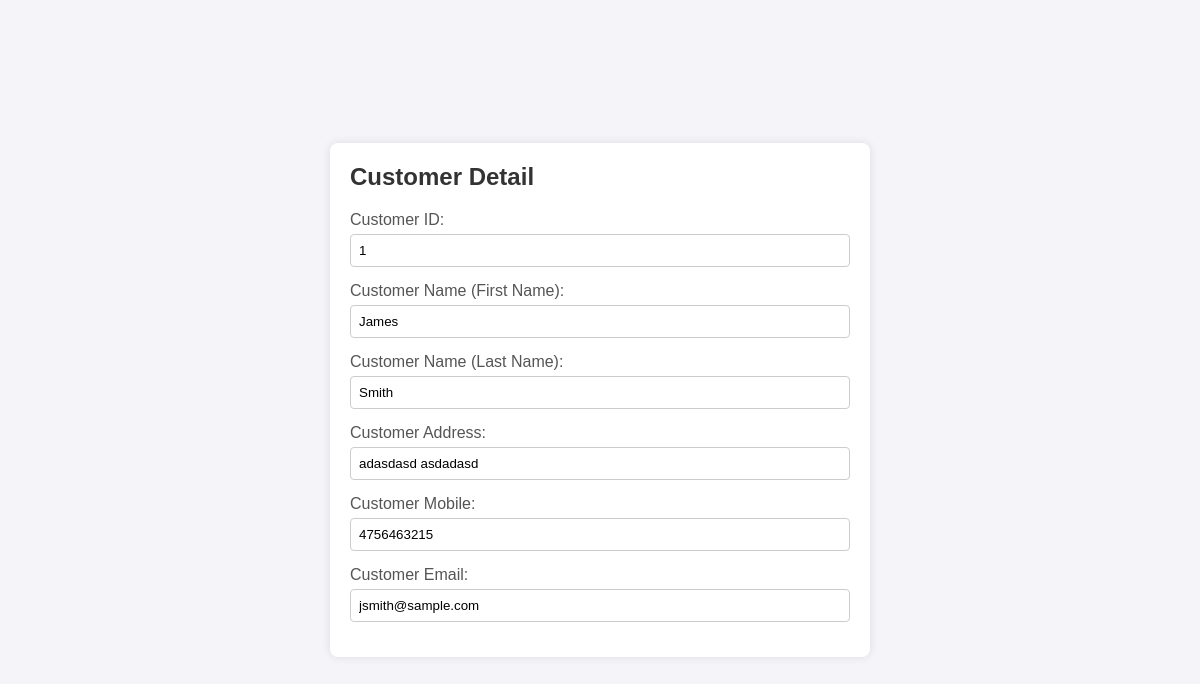
The page /admin/manage_customer.php?id=1 on the database its author committed.
### tables this page shows
CREATE TABLE `user_info` (
  `user_id` int(10) NOT NULL,
  `first_name` varchar(100) NOT NULL,
  `last_name` varchar(100) NOT NULL,
  `email` varchar(300) NOT NULL,
  `password` varchar(300) NOT NULL,
  `mobile` varchar(10) NOT NULL,
  `address` varchar(300) NOT NULL
);

### admin/manage_customer.php (the view, shortened to what this page needs)
<?php
include 'db_connect.php';
if (isset($_GET['id']) && is_numeric($_GET['id'])) {
    $customerid = $_GET['id'];
    $stmt = $conn->prepare("SELECT * FROM user_info WHERE user_id = ?");
    $stmt->bind_param("i", $customerid);
    $stmt->execute();
    $result = $stmt->get_result();
    if ($result->num_rows > 0) {
        $row = $result->fetch_assoc();
?>
<!DOCTYPE html>
<html>
<head>
</head>
<body>
    <div class="container">
        <h2>Customer Detail</h2>
        <form method="post" action="update_customer.php">
            <div>
                <label>Customer ID:</label>
                <input type="text" name="customer_id" value="<?php echo ($row['user_id']); ?>" readonly>
            </div>
            <div>
                <label>Customer Name (First Name):</label>
                <input type="text" name="first_name" value="<?php echo ($row['first_name']); ?>" required>
            </div>
            <div>
                <label>Customer Name (Last Name):</label>
                <input type="text" name="last_name" value="<?php echo ($row['last_name']); ?>" required>
            </div>
            <div>
                <label>Customer Address:</label>
                <input type="text" name="customer_address" value="<?php echo ($row['address']); ?>" required>
            </div>
            <div>
                <label>Customer Mobile:</label>
                <input type="text" name="customer_mobile" value="<?php echo ($row['mobile']); ?>" pattern="[0-9]{6,10}" required>
            </div>
            <div>
                <label>Customer Email:</label>
                <input type="email" name="customer_email" value="<?php echo ($row['email']); ?>" required>
            </div>
        </form>
    </div>
</body>
</html>
<?php
    } else {
        echo "No customer found for ID: $customerid.";
    }
} else {
    echo "Invalid customer ID.";
}
?>

### admin/manage_customer.php (style rules this page uses)
body { font-family: Arial, sans-serif; background-color: #f4f4f9; margin: 0; padding: 0; display: flex; justify-content: center; align-items: center; height: 100vh; }
.container { background-color: #fff; padding: 20px; border-radius: 8px; box-shadow: 0 0 10px rgba(0, 0, 0, 0.1); max-width: 500px; width: 100%; }
h2 { margin-top: 0; color: #333; }
form div { margin-bottom: 15px; }
label { display: block; margin-bottom: 5px; color: #555; }
input[type="text"], input[type="email"] { width: 100%; padding: 8px; box-sizing: border-box; border: 1px solid #ccc; border-radius: 4px; }

### rows shown on the page
user_info: customer_id "1", first_name "James", last_name "Smith", customer_address "adasdasd asdadasd", customer_mobile "4756463215", customer_email "jsmith@sample.com"
